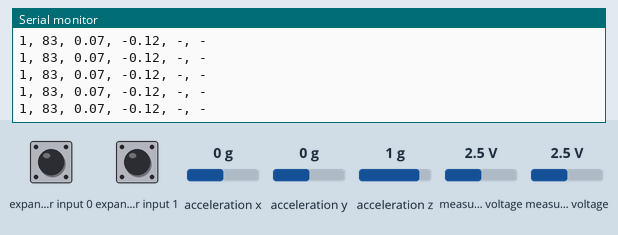
A sketch run on a simulated Arduino Uno, built with avr-gcc and run on an emulated ATmega328P. Parts: the last lines printed to the serial monitor. Wiring (inferred from the names in the program): Wii Nunchuk at I2C address 0x52. Inputs (shaded band) come from the test bench; at power-on: expander input 0 HIGH, acceleration y 0 g, expander input 1 HIGH, measured voltage 2.5 V, acceleration x 0 g, acceleration z 1 g.

Above: at 1.2 s.
1.3 s: expander input 0 pulled LOW for 0.15 s
4.4 s: acceleration y set to -1.4 g
At 5.4 s:
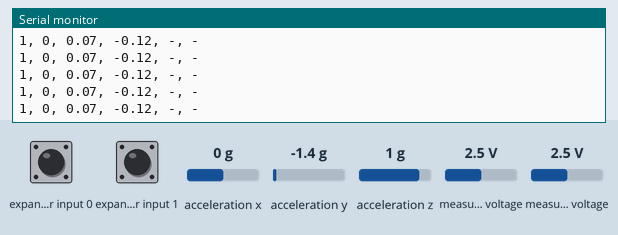
7.4 s: expander input 1 pulled LOW for 0.15 s
9.0 s: measured voltage (sensor 200) set to 0.1 V
At 10.1 s:
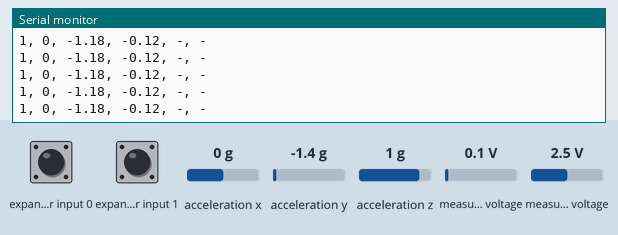
12.0 s: measured voltage (sensor 201) set to 3.8 V
At 12.8 s:
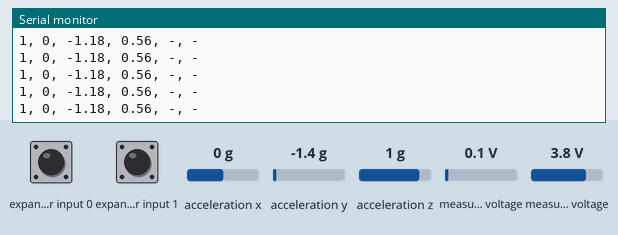
15.0 s: acceleration x set to -1.4 g
At 15.7 s:
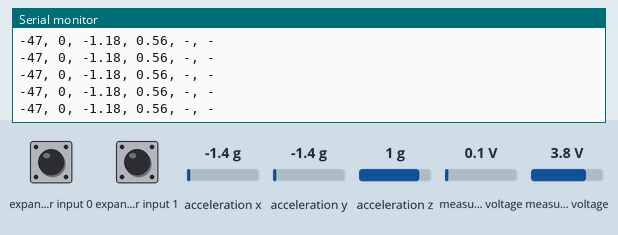

The sketch:

nunchuck_test.ino
```cpp
#include "Wire.h"
#include "WiiChuck.h"

WiiChuck chuck = WiiChuck();

void setup() {
  //nunchuck_init();
  Serial.begin(115200);
  chuck.begin();
  chuck.update();
  //chuck.calibrateJoy();
}

void loop() {
  delay(20);
  chuck.update();

  Serial.print(chuck.readRoll());
    Serial.print(", ");
  Serial.print(chuck.readPitch());
    Serial.print(", ");
  Serial.print(chuck.readJoyX());
    Serial.print(", ");
  Serial.print(chuck.readJoyY());
    Serial.print(", ");

  if (chuck.buttonZ) {
     Serial.print("Z");
  } else  {
     Serial.print("-");
  }

    Serial.print(", ");
  if (chuck.buttonC) {
     Serial.print("C");
  } else  {
     Serial.print("-");
  }

    Serial.println();
  //can also use chuck.readAccelX() or Y or Z
}
```

Measured:
- after the input at 4.4 s, the serial monitor: prints a new line at once (image 1)
- after the input at 9.0 s, the serial monitor: prints a new line at once (image 2)
- after the input at 12.0 s, the serial monitor: prints a new line at once (image 3)
- after the input at 15.0 s, the serial monitor: prints a new line at once (image 4)
